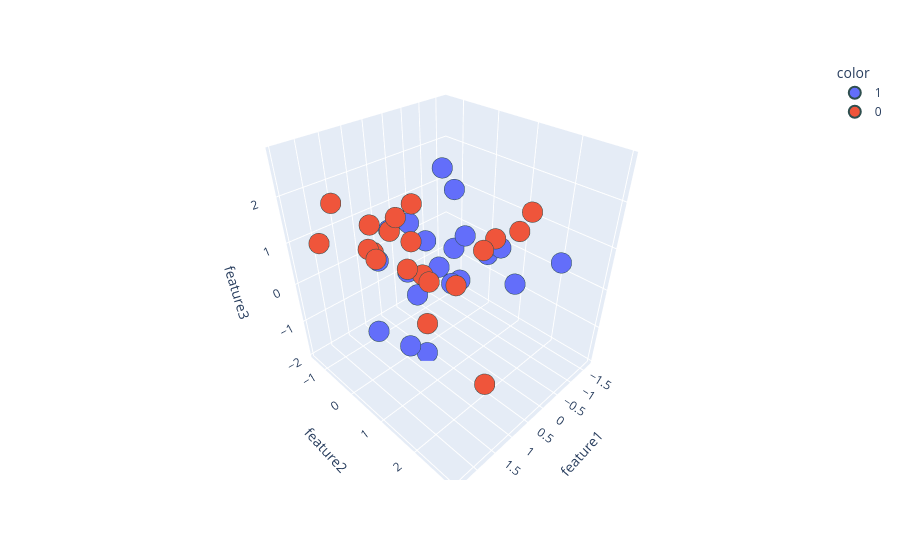

The notebook cell this image was saved under:
### Code cell
import plotly.express as px
#y_train_trf = y_train.astype(str)
fig = px.scatter_3d(df, x=df['feature1'], y=df['feature2'], z=df['feature3'],
              color=df['target'].astype('str'))
fig.update_traces(marker=dict(size=12,
                              line=dict(width=2,
                                        color='DarkSlateGrey')),
                  selector=dict(mode='markers'))

fig.show()

### Figure 1 — Plotly figure (JSON) as saved in the notebook; plotly's stock layout.template omitted (floating-point values rounded to 4 significant figures)
{"data": [{"hovertemplate": "color=1<br>feature1=%{x}<br>feature2=%{y}<br>feature3=%{z}<extra></extra>", "legendgroup": "1", "marker": {"color": "#636efa", "line": {"color": "DarkSlateGrey", "width": 2}, "size": 12, "symbol": "circle"}, "mode": "markers", "name": "1", "scene": "scene", "showlegend": true, "type": "scatter3d", "x": [-1.671, 0.6796, -0.09509, -1.311, 0.5681, 0.6105, 0.3018, -0.4655, 1.116, -1.015, -0.3307, 0.3827, 0.5472, 0.3221, -0.6146, -0.9303, -0.3973, 1.705, -0.7491, -1.562], "y": [-0.002541, 0.3309, -1.156, -1.182, -0.05183, -0.8395, 0.7301, 0.3656, -0.8586, -0.293, -1.311, 0.8743, -1.416, -0.003984, 1.651, -0.4204, -0.3766, 1.012, 1.114, 2.092], "z": [-0.5076, -1.935, -0.8169, 1.481, -0.5391, 0.7851, 0.04171, 0.6956, -1.765, -1.091, 0.3776, 2.243, -0.3123, 0.7579, 0.02952, -0.1859, -0.439, -0.5669, 0.6064, 0.3111]}, {"hovertemplate": "color=0<br>feature1=%{x}<br>feature2=%{y}<br>feature3=%{z}<extra></extra>", "legendgroup": "0", "marker": {"color": "#EF553B", "line": {"color": "DarkSlateGrey", "width": 2}, "size": 12, "symbol": "circle"}, "mode": "markers", "name": "0", "scene": "scene", "showlegend": true, "type": "scatter3d", "x": [1.493, 1.005, 0.8482, 0.917, 1.596, 2.218, 0.5644, -1.227, 0.8, 2.431, 0.8264, 2.002, 1.775, 1.315, 0.983, 1.875, 0.4521, 0.4168, -0.5573, 1.267], "y": [0.7903, -0.2962, 0.466, 2.95, -0.06336, 0.8904, -0.1829, 1.206, 2.161, 0.1026, 1.995, -1.318, 0.1579, 1.166, -0.1063, 0.1912, 1.001, -0.2899, 1.117, 1.03], "z": [1.024, 1.151, 0.4008, 2.799, 1.035, 1.631, 0.7653, 0.8375, -1.454, 2.443, 1.674, 0.8549, 1.795, 0.8415, 1.525, 1.348, 0.2118, 1.536, 0.9115, -0.2611]}], "layout": {"legend": {"title": {"text": "color"}, "tracegroupgap": 0}, "margin": {"t": 60}, "scene": {"domain": {"x": [0, 1], "y": [0, 1]}, "xaxis": {"title": {"text": "feature1"}}, "yaxis": {"title": {"text": "feature2"}}, "zaxis": {"title": {"text": "feature3"}}}}}
